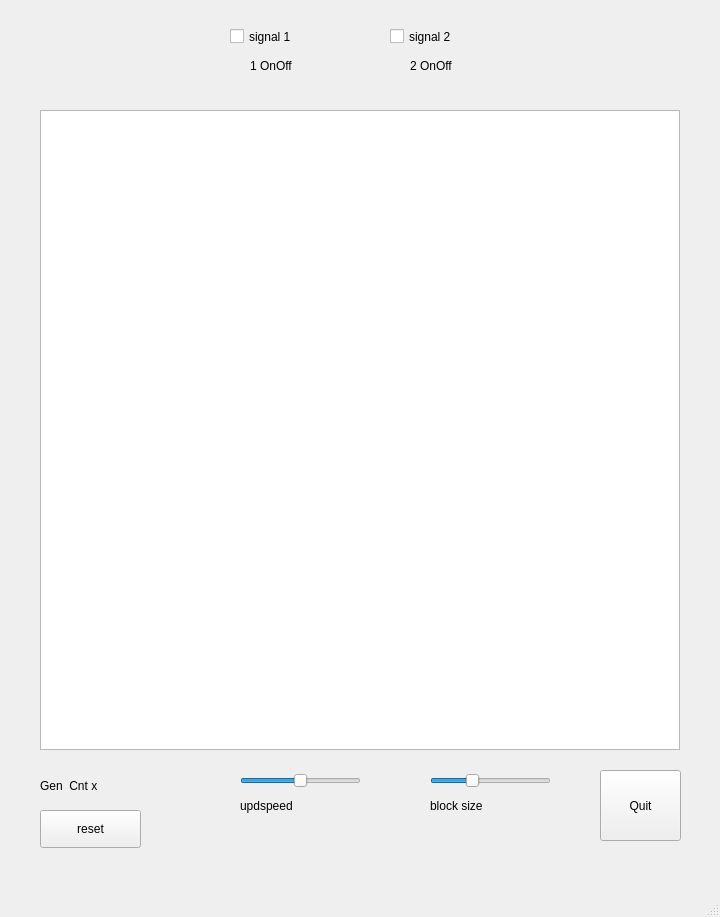
<?xml version="1.0" encoding="UTF-8"?>
<ui version="4.0">
 <class>MainWindow</class>
 <widget class="QMainWindow" name="MainWindow">
  <property name="geometry">
   <rect>
    <x>0</x>
    <y>0</y>
    <width>720</width>
    <height>917</height>
   </rect>
  </property>
  <property name="windowTitle">
   <string>MainWindow</string>
  </property>
  <widget class="QWidget" name="centralwidget">
   <widget class="QGraphicsView" name="graphicsView">
    <property name="geometry">
     <rect>
      <x>40</x>
      <y>110</y>
      <width>640</width>
      <height>640</height>
     </rect>
    </property>
   </widget>
   <widget class="QPushButton" name="pushButton">
    <property name="geometry">
     <rect>
      <x>600</x>
      <y>770</y>
      <width>81</width>
      <height>71</height>
     </rect>
    </property>
    <property name="text">
     <string>Quit</string>
    </property>
   </widget>
   <widget class="QSlider" name="SliderUpdateSpeed">
    <property name="geometry">
     <rect>
      <x>240</x>
      <y>770</y>
      <width>121</width>
      <height>21</height>
     </rect>
    </property>
    <property name="minimum">
     <number>0</number>
    </property>
    <property name="maximum">
     <number>100</number>
    </property>
    <property name="value">
     <number>50</number>
    </property>
    <property name="sliderPosition">
     <number>50</number>
    </property>
    <property name="orientation">
     <enum>Qt::Horizontal</enum>
    </property>
    <property name="invertedAppearance">
     <bool>false</bool>
    </property>
    <property name="invertedControls">
     <bool>false</bool>
    </property>
   </widget>
   <widget class="QLabel" name="labelUpdspeed">
    <property name="geometry">
     <rect>
      <x>240</x>
      <y>790</y>
      <width>121</width>
      <height>31</height>
     </rect>
    </property>
    <property name="text">
     <string>updspeed</string>
    </property>
   </widget>
   <widget class="QLabel" name="labelOut1">
    <property name="geometry">
     <rect>
      <x>250</x>
      <y>50</y>
      <width>71</width>
      <height>31</height>
     </rect>
    </property>
    <property name="text">
     <string>1 OnOff</string>
    </property>
   </widget>
   <widget class="QLabel" name="labelOut2">
    <property name="geometry">
     <rect>
      <x>410</x>
      <y>50</y>
      <width>71</width>
      <height>31</height>
     </rect>
    </property>
    <property name="text">
     <string>2 OnOff</string>
    </property>
   </widget>
   <widget class="QCheckBox" name="checkBox1">
    <property name="geometry">
     <rect>
      <x>230</x>
      <y>20</y>
      <width>101</width>
      <height>33</height>
     </rect>
    </property>
    <property name="styleSheet">
     <string notr="true">font: 75 16pt &quot;PibotoLt&quot;;</string>
    </property>
    <property name="text">
     <string>signal 1</string>
    </property>
   </widget>
   <widget class="QCheckBox" name="checkBox2">
    <property name="geometry">
     <rect>
      <x>390</x>
      <y>20</y>
      <width>101</width>
      <height>33</height>
     </rect>
    </property>
    <property name="text">
     <string>signal 2</string>
    </property>
   </widget>
   <widget class="QLabel" name="labelGen">
    <property name="geometry">
     <rect>
      <x>40</x>
      <y>770</y>
      <width>111</width>
      <height>31</height>
     </rect>
    </property>
    <property name="text">
     <string>Gen  Cnt x</string>
    </property>
   </widget>
   <widget class="QLabel" name="labelBlocksize">
    <property name="geometry">
     <rect>
      <x>430</x>
      <y>790</y>
      <width>121</width>
      <height>31</height>
     </rect>
    </property>
    <property name="text">
     <string>block size</string>
    </property>
   </widget>
   <widget class="QSlider" name="SliderBlocksize">
    <property name="geometry">
     <rect>
      <x>430</x>
      <y>770</y>
      <width>121</width>
      <height>21</height>
     </rect>
    </property>
    <property name="minimum">
     <number>1</number>
    </property>
    <property name="maximum">
     <number>10</number>
    </property>
    <property name="pageStep">
     <number>2</number>
    </property>
    <property name="value">
     <number>4</number>
    </property>
    <property name="sliderPosition">
     <number>4</number>
    </property>
    <property name="orientation">
     <enum>Qt::Horizontal</enum>
    </property>
    <property name="invertedAppearance">
     <bool>false</bool>
    </property>
    <property name="invertedControls">
     <bool>false</bool>
    </property>
   </widget>
   <widget class="QPushButton" name="btnGenReset">
    <property name="geometry">
     <rect>
      <x>40</x>
      <y>810</y>
      <width>101</width>
      <height>38</height>
     </rect>
    </property>
    <property name="text">
     <string>reset</string>
    </property>
   </widget>
  </widget>
  <widget class="QMenuBar" name="menubar">
   <property name="geometry">
    <rect>
     <x>0</x>
     <y>0</y>
     <width>720</width>
     <height>34</height>
    </rect>
   </property>
  </widget>
  <widget class="QStatusBar" name="statusbar"/>
 </widget>
 <resources/>
 <connections/>
</ui>
